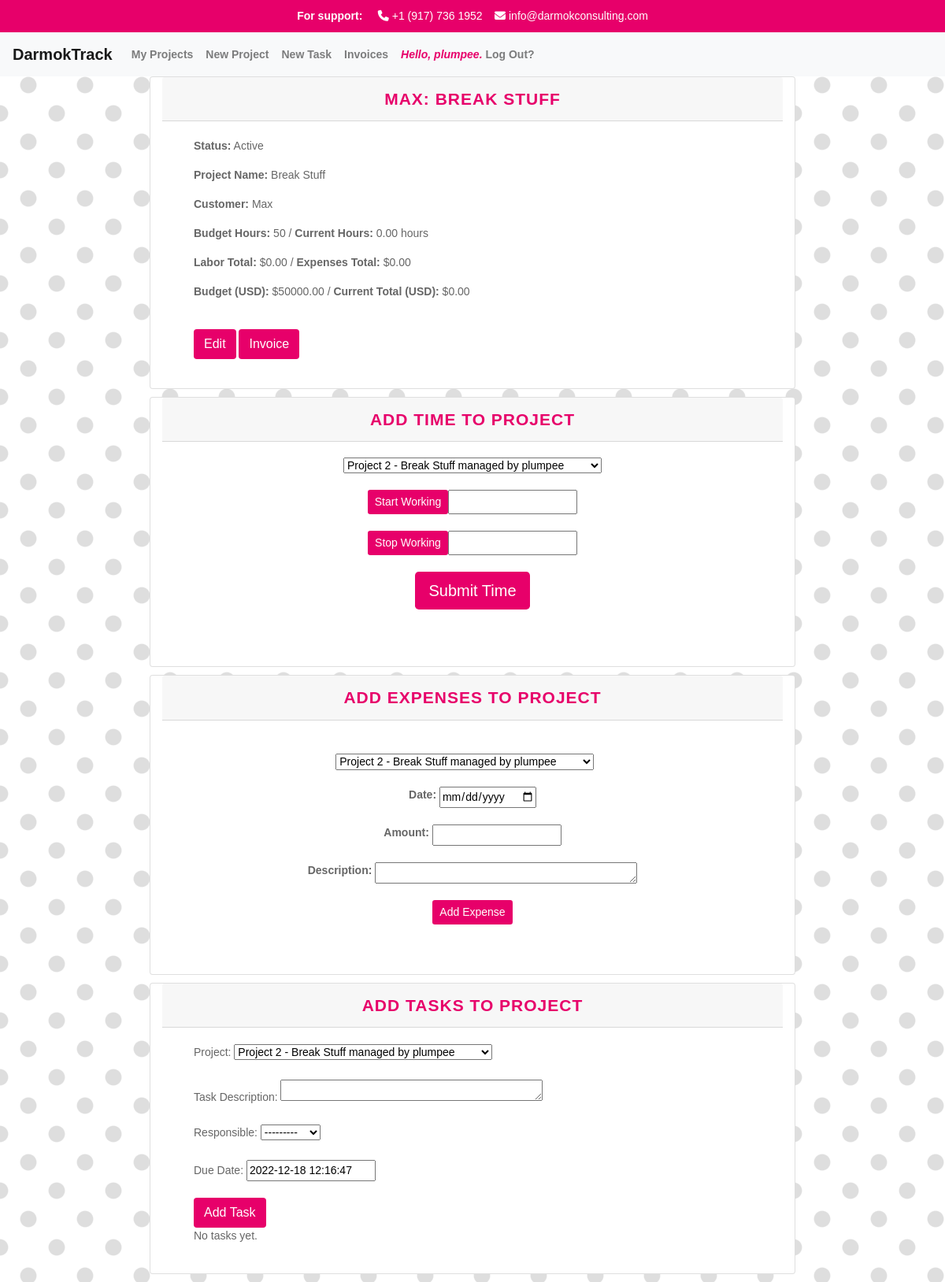
The page /project/2 (signed in) on the database as committed earlier.
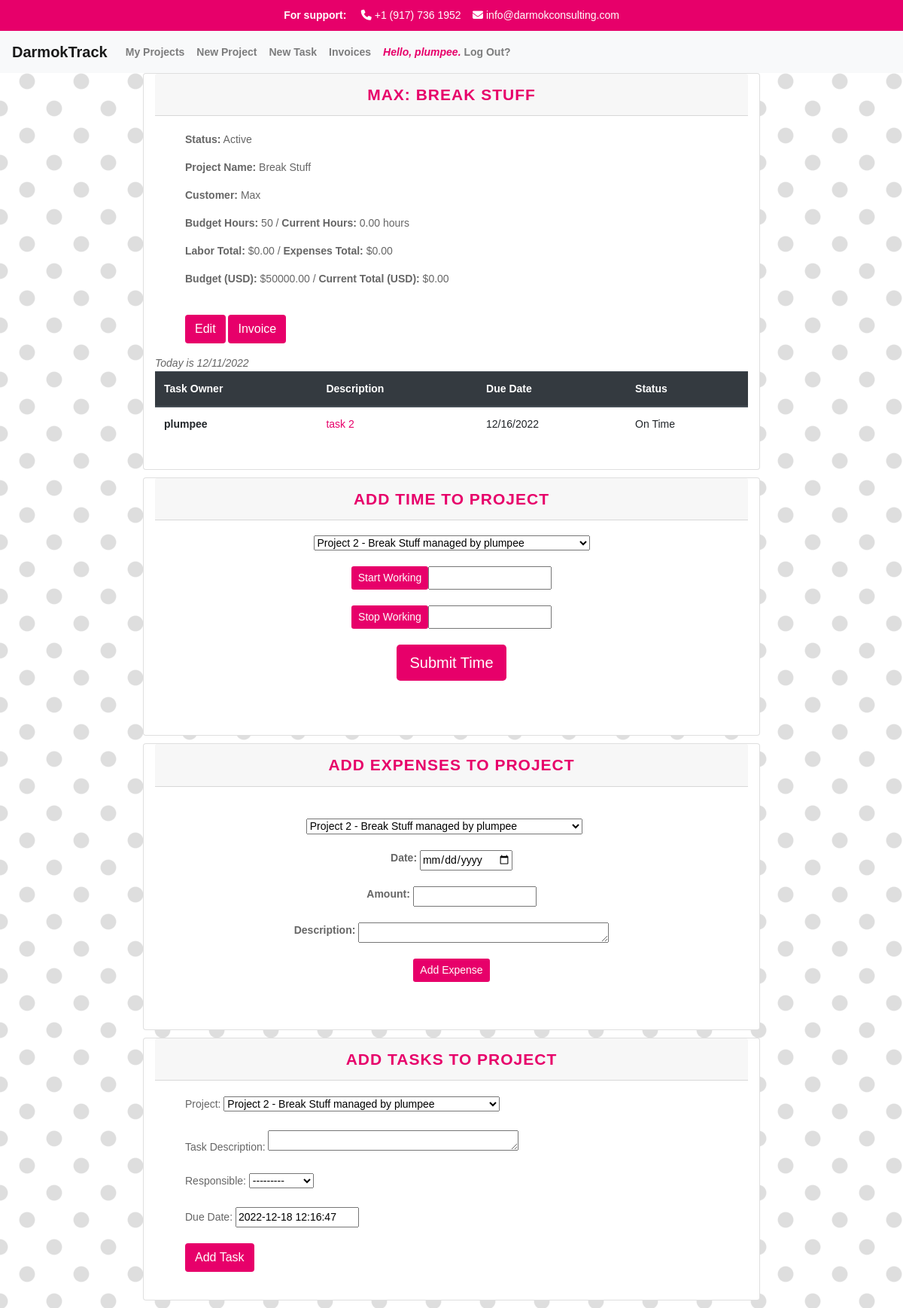
The same page on the database as committed later.
### apps/track/models.py (models this page shows, shortened)
class User(AbstractUser):
    def __str__(self):
        return self.username

class Project(models.Model):
    PENDING = 'pending'
    PAID = 'paid'
    CREDIT_MEMO = 'credit_memo'
    CHOICES_STATUS = {
        (PENDING, 'pending'),
        (PAID, 'paid'),
        (CREDIT_MEMO, 'credit_memo'),
    }
    project_manager = models.ForeignKey(User, related_name='project_manager', on_delete=models.CASCADE)
    name = models.CharField("Project Name", max_length=250)
    start = models.DateTimeField(auto_now_add=True)
    customer = models.CharField(max_length=250)
    budget_hours = models.IntegerField(default=0)
    budget_dollars = models.DecimalField(max_digits=10, decimal_places=2, default=0.00)
    is_active = models.BooleanField("Active", default=True)
    projects = models.ForeignKey(User, blank=True, related_name="project_list", on_delete=models.CASCADE)
    time_models = models.ManyToManyField(TimeModel, related_name='projects')
    invoice_status = models.CharField(max_length=25, choices=CHOICES_STATUS, default=PENDING)
    class Meta:
        ordering = ['-start']
    def __str__(self):
        return f"Project {self.id} - {self.name} managed by {self.project_manager.username}"
    def get_elapsed_time(self):
        elapsed_time = self.timemodel_set.all().aggregate(Sum('elapsed_time'))
        if elapsed_time['elapsed_time__sum'] is None:
            return 0
        elapsed_time_seconds = elapsed_time['elapsed_time__sum']
        elapsed_time_timedelta = timedelta(seconds=elapsed_time_seconds)
        elapsed_time_hours = elapsed_time_timedelta / timedelta(hours=1)
        return elapsed_time_hours

class ProjectTask(models.Model):
    TODO = 'todo'
    COMPLETE = 'complete'
    CANCELED = 'canceled'
    CHOICES_STATUS = {
        (TODO, 'todo'),
        (COMPLETE, 'complete'),
        (CANCELED, 'canceled'),
    }
    project = models.ForeignKey(Project, related_name="tasks", on_delete=models.CASCADE)
    description = models.CharField("Task Description", max_length=250)
    task_owner = models.ForeignKey(User, related_name='task_owner', on_delete=models.CASCADE)
    created = models.DateTimeField(auto_now_add=True)
    status = models.CharField(max_length=25, choices=CHOICES_STATUS, default=TODO)
    due_date = models.DateTimeField(default=default_future)
    class Meta:
        ordering = ['due_date']

### apps/track/views.py (the view, shortened to what this page needs)
# urls.py: path("project/<int:id>", views.project, name="project"),
def project(request, id):
    projects = Project.objects.filter(id=id)
    project = Project.objects.get(id=id)
    time_models = project.time_models.all()
    form = AddTaskForm(initial={'project': project})
    timeform = TimeForm(initial={'project': project})
    tasks = ProjectTask.objects.filter(project=project)
    expenseform = ExpenseForm(initial={'project': project})
    expenses = Expense.objects.filter(project=project)
    total_expenses = sum([expense.amount for expense in expenses])
    tasks_todo = ProjectTask.objects.filter(project=project, status=ProjectTask.TODO)
    tasks_complete = ProjectTask.objects.filter(project=project, status=ProjectTask.COMPLETE)
    tasks_canceled = ProjectTask.objects.filter(project=project, status=ProjectTask.CANCELED)
    elapsed_time = project.get_elapsed_time()
    elapsed_time = Decimal(elapsed_time)
    project_total = elapsed_time * 200 + total_expenses
    return render(request, "track/project.html", {
        "projects": projects,
        "id": id,
        "tasks_todo": tasks_todo,
        "tasks_complete": tasks_complete,
        "tasks_canceled": tasks_canceled,
        "form": form,
        "timeform": timeform,
        "project": project,
        "time_models": time_models,
        "elapsed_time": elapsed_time,
        "tasks": tasks,
        "expenseform": expenseform,
        "expenses": expenses,
        "total_expenses": total_expenses,
        "project_total": project_total,
    })

### apps/track/forms.py
class AddTaskForm(forms.ModelForm):
    class Meta:
        model = ProjectTask
        fields =('project', 'description', 'task_owner', 'due_date',)
        labels = {
            'project': ('Project'),
            'description': ('Task Description'),
            'task_owner': ('Responsible'),
            'due_date': ('Due Date'),
        }
        widgets = {
            'description': forms.Textarea(attrs={'rows': 1}),
        }

class TimeForm(forms.ModelForm):
    class Meta:
        model = TimeModel
        fields = ('start_time', 'end_time', 'project', )
        widgets = {
            'start_time': forms.TextInput(attrs={'id': 'start_time'}),
            'end_time': forms.TextInput(attrs={'id': 'end_time'}),
            'project': Select(),
        }
    project = forms.ModelChoiceField(queryset=Project.objects.all())

### apps/track/models.py (called while the page is built)
def default_future():
        return timezone.now() + timezone.timedelta(days=7)

### apps/track/templates/track/project.html (shortened to what this page needs)
{% extends 'track/layout.html' %}
{% load mathfilters %}
{% load humanize %}
{% load static %}
{% block body %}
    {% if user.is_authenticated %}
        <div class="row">
        {% for project in projects %}
        <div class="card col-sm-8">
            <div class="card-header">
                <h3 class="card-title mb-0">
                    {{ project.customer }}: {{ project.name }}
                </h3>
            </div>
                    <br>
                    <ul><strong>Status:</strong>
                        {% if project.is_active %}
                        Active
                        {% else %}
                        <div class="inactive">
                            Inactive
                        </div>
                        {% endif %}
                    </ul>
                    <ul><strong>Project Name:</strong> {{ project.name }}</ul>
                    <ul><strong>Customer:</strong> {{ project.customer }}</ul>
                    <ul><strong>Budget Hours:</strong> {{ project.budget_hours }} / <strong>Current Hours:</strong>
                        {{ elapsed_time|floatformat:2 }} hours</ul>
                    <ul><strong>Labor Total:</strong> ${{ elapsed_time|mul:200|floatformat:2|intcomma }} / <strong>Expenses Total:</strong> ${{ total_expenses|floatformat:2|intcomma }}</ul>
                    <ul><strong>Budget (USD):</strong> ${{ project.budget_dollars }} / <strong>Current Total (USD):</strong> ${{ project_total|floatformat:2|intcomma }}
                    </ul>
                    <br>
                    {% if project.is_active %}
                    <ul>
                        <a href="{% url 'edit_project' project.id %}" data-id="{{ project.id }}"><button type="button" class="btn btn-darmok">Edit</button></a>
                        <a href="{% url 'invoice' project_id=project.id %}" data-id="{{ project.id }}"><button type="button" class="btn btn-darmok">Invoice</button></a>
                    </ul>
                    {% else %}
                    <ul>
                        <button type="button" class="btn btn-secondary" disabled>Edit</button>
                        <a href="{% url 'invoice' project_id=project.id %}" data-id="{{ project.id }}"><button type="button" class="btn btn-darmok">Invoice</button></a>
                    </ul>
                    {% endif %}
                    {% if tasks_todo %}
                                <em>Today is {% now "SHORT_DATE_FORMAT" %}</em>
                                <table class="table">
                                    <thead class="thead-dark">
                                        <tr>
                                            <th scope="col">Task Owner</th>
                                            <th scope="col">Description</th>
                                            <th scope="col">Due Date</th>
                                            <th scope="col">Status</th>
                                        </tr>
                                    </thead>
                                    {% for task in tasks_todo %}
                                        <tr>
                                            <th scope="row">{{ task.task_owner }}</th>
                                            <td><a href="{% url 'update_task' task.pk %}">{{ task.description }}</a></td>
                                            <td>{{ task.due_date|date:"SHORT_DATE_FORMAT" }}</td>
                                            {% now "Y-m-d" as todays_date %}{% if todays_date > task.due_date|date:"Y-m-d" %}
                                            <td id="alert">Past due</id>{% else %}<td>On Time{% endif %}</td>
                                        </tr>
                                        {% endfor %}
                                    </table>
                                {% endif %}
                                <br>
                </div>
                <div class="card col-sm-8">
                    <div class="card-header">
                        <h3 class="card-title mb-0">
                            Add Time to Project
                        </h3>
                    </div>
                    <div class="{% if project.is_active %}card-body{% else %}card-body bg-inactive{% endif %}">
                        <form action="" method="post">
                            <div class="row justify-content-center">
                            {{ timeform.project }}
                            </div>
                            <br>
                            <div class="row justify-content-center">
                            <input type="button" class="btn btn-darmok btn-sm" value="Start Working" onclick="addCurrentTime('start_time')" /> {{ timeform.start_time }}
                            </div>
                            <br>
                            <div class="row justify-content-center">
                            <input type="button" class="btn btn-darmok btn-sm" value="Stop Working" onclick="addCurrentTime('end_time')" /> {{ timeform.end_time }}
                            </div>
                            <br>
                            <div class="row justify-content-center">
                            <button type="submit" class="btn btn-darmok btn-lg center" value="Submit">Submit Time</button>
                            </div>
                        </form>
                        <br>
                        <br>
                    </div>
                </div>
                <div class="card col-sm-8">
                    <div class="card-header">
                        <h3 class="card-title mb-0">
                            Add Expenses to Project
                        </h3>
                    </div>
                        <br>
                        <br>
                        <form action="" method = "post">
                            <div class="row justify-content-center">
                            {{ expenseform.project }} &nbsp; &nbsp; &nbsp;
                            </div>
                            <br>
                            <div class="row justify-content-center">
                            <strong>Date:</strong> &nbsp; {{ expenseform.date }}
                            </div>
                            <br>
                            <div class="row justify-content-center">
                                <strong>Amount:</strong> &nbsp;{{ expenseform.amount }}
                            </div>
                            <br>
                            <div class="row justify-content-center">
                                <strong>Description:</strong> &nbsp;{{ expenseform.description }}
                            </div>
                            <br>
                            <div class="row justify-content-center">
                                <button class="btn btn-darmok btn-sm" type = "submit">Add Expense</button>
                            </div>
                            <br>
                        </form>
                        <br>
                        <br>
                    </div>
                    <div class="card col-sm-8">
                        <div class="card-header">
                            <h3 class="card-title mb-0">
                                Add Tasks to Project
                            </h3>
                        </div>
                        <br>
                        {% if project.is_active %}
<ul>
                            <form id = "add-task-form" method="POST" action="">
                                {{ form.as_p }}
                                <button type="submit" class="btn btn-darmok">Add Task</button>
                            </form>
                                {% if not tasks_todo and not tasks_complete %}
                                No tasks yet.
                                {% endif %}
                            </ul>
                                <br>
                        {% endif %}
                    </div>
                </div>
        {% endfor %}
    </div>
    {% endif %}
{% endblock %}

### apps/track/templates/track/layout.html (shortened to what this page needs)
{% load static %}
<!DOCTYPE html>
<html lang="en">
    <head>
      <link rel="stylesheet" href="https://stackpath.bootstrapcdn.com/bootstrap/4.4.1/css/bootstrap.min.css">
        <link href="{% static '/styles.css' %}" rel="stylesheet">
    </head>
    <body>
        <div class="top-bar">
            <strong>For support:</strong> &nbsp;&nbsp;&nbsp;
            <i class="fa-solid fa-phone"></i> +1 (917) 736 1952&nbsp;&nbsp;&nbsp;
            <i class="fa-solid fa-envelope"></i> info@darmokconsulting.com
        </div>
        <nav class="navbar navbar-expand-lg navbar-light bg-light">
            <a class="navbar-brand" href="{% url 'index' %}">DarmokTrack</a>
                <div class="collapse navbar-collapse" id="navbarSupportedContent">
                  <ul class="navbar-nav mr-auto">
                    {% if user.is_authenticated %}
                    <li class="nav-item">
                        <a class="nav-link" href="{% url 'projects' %}">My Projects</a>
                    <li class="nav-item">
                        <a class="nav-link" href="{% url 'create_project' %}">New Project</a>
                    </li>
                    <li class="nav-item">
                        <a class="nav-link" href="{% url 'create_task' %}">New Task</a>
                    </li>
                    <li class="nav-item">
                        <a class="nav-link" href="{% url 'invoices_list' %}">Invoices</a>
                    </li>
                    <li class="nav-item">
                        <a class="nav-link" href="{% url 'logout' %}"><em class="greeting">Hello, {{ user.username }}.</em> Log Out?</a>
                    </li>
                {% endif %}
                </div>
            </nav>
        <div class="body">
            {% block body %}
            {% endblock %}
    </body>
</html>

### apps/track/static/styles.css (style rules this page uses)
body { font-family: Helvetica, Arial, Lucida, sans-serif; font-size: 14px; color: #666; background-image: radial-gradient(rgb(222, 222, 222) 19.2%, transparent 21.6%), radial-gradient(rgb(222, 222, 222) 19.2%, transparent 21.6%); background-position: 0px 0px, 36px 36px; background-size: 72px 72px; background-color: rgb(255, 255, 255); }
a { color: #e7006a; }
h3 { font-family: 'Fjalla One', Helvetica, Arial, Lucida, sans-serif; font-size: 1.5em; font-weight: 700; text-transform: uppercase; color: #e7006a; letter-spacing: 1px; text-align: center; padding: 3px; }
.btn-darmok { color: white !important; background-color: #e7006a !important; }
.nav-item { font-weight: bold; }
.top-bar { background-color: #e7006a; color: #fff; text-align: center; padding: 10px; }
.greeting { color: #e7006a; }
.card { margin: 0 auto; float: none; margin-bottom: 10px; }
.navbar-brand { font-weight: bold; font-family: 'Fjalla One', Arial, Helvetica, sans-serif; }
.card-header { background-color: #f7f7f7; }
.center { margin: 0 auto; float: none; margin-bottom: 10px; }

Rows that differ between the two databases and show on the page:
shown differently, row unchanged: Project "MAX": now (not shown) → "12/11/2022"; text "No tasks yet." → "Today is Task Owner Description Due Date Status"
added ProjectTask: task_owner "plumpee", description "task 2", due_date "12/16/2022", shows "On Time"
